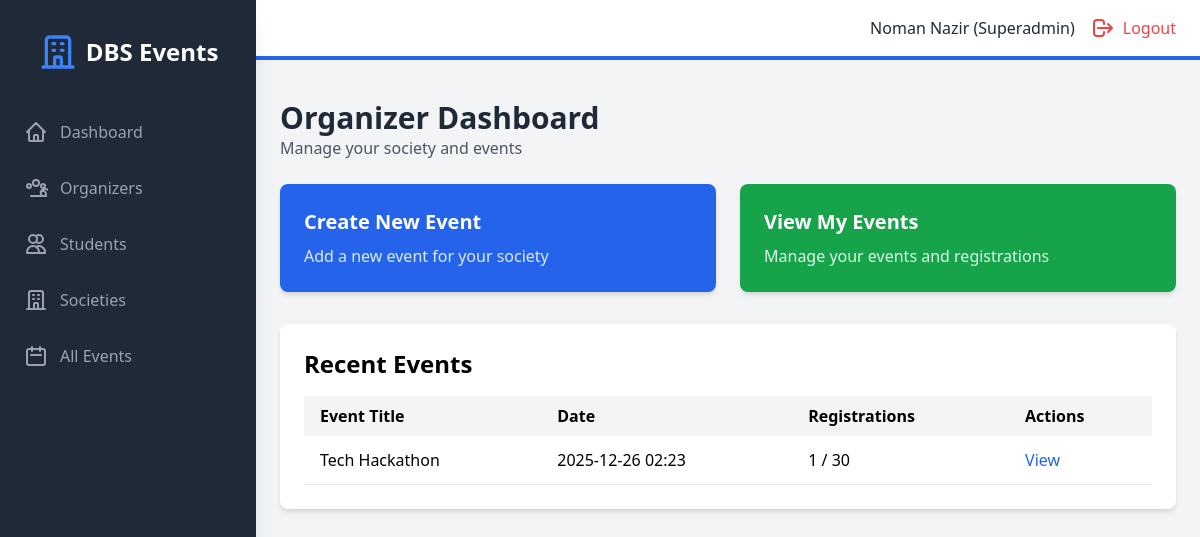
/organizer/dashboard (signed in), run on the app's committed database.
### models.py (models this page shows, shortened)
class User(UserMixin, db.Model):
    id = db.Column(db.Integer, primary_key=True)
    student_number = db.Column(db.String(50), unique=True, nullable=True)
    email = db.Column(db.String(120), unique=True, nullable=False)
    password_hash = db.Column(db.String(200), nullable=False)
    name = db.Column(db.String(100), nullable=False)
    role = db.Column(db.String(20), nullable=False)  # superadmin, organizer, student
    created_at = db.Column(db.DateTime, default=datetime.utcnow)
    societies = db.relationship('Society', backref='head', lazy=True)
    events_created = db.relationship('Event', backref='creator', lazy=True)
    registrations = db.relationship('Registration', backref='student', lazy=True)

class Event(db.Model):
    id = db.Column(db.Integer, primary_key=True)
    title = db.Column(db.String(200), nullable=False)
    description = db.Column(db.Text, nullable=True)
    event_date = db.Column(db.DateTime, nullable=False)
    location = db.Column(db.String(200), nullable=False)
    capacity = db.Column(db.Integer, nullable=False)
    is_paid = db.Column(db.Boolean, default=False)
    cost = db.Column(db.Float, default=0.0)
    society_id = db.Column(db.Integer, db.ForeignKey('society.id'), nullable=True)
    created_by = db.Column(db.Integer, db.ForeignKey('user.id'), nullable=False)
    created_at = db.Column(db.DateTime, default=datetime.utcnow)
    registrations = db.relationship('Registration', backref='event', lazy=True, cascade='all, delete-orphan')
    def get_registered_count(self):
        return len(self.registrations)

### backend/routes/organizer.py (the view)
@organizer_bp.route("/organizer/dashboard", endpoint="organizer_dashboard")
@organizer_required
def organizer_dashboard():
    society = Society.query.filter_by(society_head_id=current_user.id).first()
    my_events = Event.query.filter_by(created_by=current_user.id).order_by(
        Event.event_date.desc()
    ).all()
    return render_template("organizer/dashboard.html", society=society, my_events=my_events)

### backend/main.py (called while the page is built)
@login_manager.user_loader
def load_user(user_id):
    return User.query.get(int(user_id))

### frontend/templates/organizer/dashboard.html (shortened to what this page needs)
{% extends "base.html" %}
{% block auth_content %}
<div class="mb-6">
    <h1 class="text-3xl font-bold text-gray-800">Organizer Dashboard</h1>
    <p class="text-gray-600">Manage your society and events</p>
</div>
<div class="grid grid-cols-1 md:grid-cols-2 gap-6 mb-8">
    <a href="{{ url_for('organizer.organizer_add_event') }}" class="bg-blue-600 text-white rounded-lg shadow-md p-6 hover:bg-blue-700 transition">
        <h3 class="text-xl font-bold mb-2">Create New Event</h3>
        <p class="text-blue-100">Add a new event for your society</p>
    </a>
    <a href="{{ url_for('organizer.organizer_events') }}" class="bg-green-600 text-white rounded-lg shadow-md p-6 hover:bg-green-700 transition">
        <h3 class="text-xl font-bold mb-2">View My Events</h3>
        <p class="text-green-100">Manage your events and registrations</p>
    </a>
</div>
<div class="bg-white rounded-lg shadow-md p-6">
    <h2 class="text-2xl font-bold mb-4">Recent Events</h2>
    {% if my_events %}
    <div class="overflow-x-auto">
        <table class="w-full">
            <thead class="bg-gray-100">
                <tr>
                    <th class="px-4 py-2 text-left">Event Title</th>
                    <th class="px-4 py-2 text-left">Date</th>
                    <th class="px-4 py-2 text-left">Registrations</th>
                    <th class="px-4 py-2 text-left">Actions</th>
                </tr>
            </thead>
            <tbody>
                {% for event in my_events %}
                <tr class="border-b hover:bg-gray-50">
                    <td class="px-4 py-3">{{ event.title }}</td>
                    <td class="px-4 py-3">{{ event.event_date.strftime('%Y-%m-%d %H:%M') }}</td>
                    <td class="px-4 py-3">{{ event.get_registered_count() }} / {{ event.capacity }}</td>
                    <td class="px-4 py-3">
                        <a href="{{ url_for('registrations.view_registrations', event_id=event.id) }}" class="text-blue-600 hover:underline">View</a>
                    </td>
                </tr>
                {% endfor %}
            </tbody>
        </table>
    </div>
    {% else %}
    <p class="text-gray-500 text-center py-8">No events created yet</p>
    {% endif %}
</div>
{% endblock %}

### frontend/templates/base.html (shortened to what this page needs)
<!DOCTYPE html>
<html lang="en">
<head>
    <script src="https://cdn.tailwindcss.com"></script>
    <link rel="stylesheet" href="{{ url_for('static', filename='css/style.css') }}">
</head>
<body class="bg-gray-100">
    {% if current_user.is_authenticated %}
    <div class="flex h-screen bg-gray-100">
        <div id="sidebar" class="sidebar fixed inset-y-0 left-0 z-30 w-64 bg-gray-800 overflow-y-auto transition duration-300 ease-out md:translate-x-0 md:static md:shadow-xl sidebar-closed">
            <div class="flex items-center justify-center mt-8">
                <div class="flex items-center">
                    <svg class="h-10 w-10 text-blue-500" fill="none" stroke="currentColor" viewBox="0 0 24 24">
                        <path stroke-linecap="round" stroke-linejoin="round" stroke-width="2" d="M19 21V5a2 2 0 00-2-2H7a2 2 0 00-2 2v16m14 0h2m-2 0h-5m-9 0H3m2 0h5M9 7h1m-1 4h1m4-4h1m-1 4h1m-5 10v-5a1 1 0 011-1h2a1 1 0 011 1v5m-4 0h4"></path>
                    </svg>
                    <span class="text-white text-2xl font-semibold ml-2">DBS Events</span>
                </div>
            </div>
            <nav class="mt-10">
                {% if current_user.role == 'superadmin' %}
                    <a class="flex items-center mt-4 py-2 px-6 text-gray-400 hover:bg-gray-700 hover:text-white" href="{{ url_for('admin.admin_dashboard') }}">
                        <svg class="h-6 w-6" fill="none" stroke="currentColor" viewBox="0 0 24 24"><path stroke-linecap="round" stroke-linejoin="round" stroke-width="2" d="M3 12l2-2m0 0l7-7 7 7M5 10v10a1 1 0 001 1h3m10-11l2 2m-2-2v10a1 1 0 01-1 1h-3m-6 0a1 1 0 001-1v-4a1 1 0 011-1h2a1 1 0 011 1v4a1 1 0 001 1m-6 0h6"></path></svg>
                        <span class="mx-3">Dashboard</span>
                    </a>
                    <a class="flex items-center mt-4 py-2 px-6 text-gray-400 hover:bg-gray-700 hover:text-white" href="{{ url_for('admin.admin_organizers') }}">
                        <span class="mx-3">Organizers</span>
                    </a>
                    <a class="flex items-center mt-4 py-2 px-6 text-gray-400 hover:bg-gray-700 hover:text-white" href="{{ url_for('admin.admin_students') }}">
                        <svg class="h-6 w-6" fill="none" stroke="currentColor" viewBox="0 0 24 24"><path stroke-linecap="round" stroke-linejoin="round" stroke-width="2" d="M12 4.354a4 4 0 110 5.292M15 21H3v-1a6 6 0 0112 0v1zm0 0h6v-1a6 6 0 00-9-5.197M13 7a4 4 0 11-8 0 4 4 0 018 0z"></path></svg>
                        <span class="mx-3">Students</span>
                    </a>
                    <a class="flex items-center mt-4 py-2 px-6 text-gray-400 hover:bg-gray-700 hover:text-white" href="{{ url_for('admin.admin_societies') }}">
                        <svg class="h-6 w-6" fill="none" stroke="currentColor" viewBox="0 0 24 24"><path stroke-linecap="round" stroke-linejoin="round" stroke-width="2" d="M19 21V5a2 2 0 00-2-2H7a2 2 0 00-2 2v16m14 0h2m-2 0h-5m-9 0H3m2 0h5M9 7h1m-1 4h1m4-4h1m-1 4h1m-5 10v-5a1 1 0 011-1h2a1 1 0 011 1v5m-4 0h4"></path></svg>
                        <span class="mx-3">Societies</span>
                    </a>
                    <a class="flex items-center mt-4 py-2 px-6 text-gray-400 hover:bg-gray-700 hover:text-white" href="{{ url_for('admin.admin_events') }}">
                        <svg class="h-6 w-6" fill="none" stroke="currentColor" viewBox="0 0 24 24"><path stroke-linecap="round" stroke-linejoin="round" stroke-width="2" d="M8 7V3m8 4V3m-9 8h10M5 21h14a2 2 0 002-2V7a2 2 0 00-2-2H5a2 2 0 00-2 2v12a2 2 0 002 2z"></path></svg>
                        <span class="mx-3">All Events</span>
                    </a>
                {% endif %}
            </nav>
        </div>
        <div class="flex-1 flex flex-col overflow-hidden">
            <header class="flex justify-between items-center py-4 px-6 bg-white border-b-4 border-blue-600">
                <div class="flex items-center">
                    <span class="text-gray-800 mr-4">{{ current_user.name }} ({{ current_user.role | capitalize }})</span>
                    <a href="{{ url_for('public.logout') }}" class="flex items-center text-red-500 hover:text-red-700">
                        <svg class="h-6 w-6" fill="none" stroke="currentColor" viewBox="0 0 24 24"><path stroke-linecap="round" stroke-linejoin="round" stroke-width="2" d="M17 16l4-4m0 0l-4-4m4 4H7m6 4v1a3 3 0 01-3 3H6a3 3 0 01-3-3v-10a3 3 0 013-3h4a3 3 0 013 3v1"></path></svg>
                        <span class="ml-2 hidden sm:inline">Logout</span>
                    </a>
                </div>
            </header>
            <div class="px-6 pt-4">
            </div>
            <main class="flex-1 overflow-x-hidden overflow-y-auto bg-gray-100 p-6">
                {% block auth_content %}{% endblock %}
            </main>
        </div>
    </div>
    {% endif %}
</body>
</html>

### frontend/static/css/style.css (style rules this page uses)
body { font-family: 'Segoe UI', Tahoma, Geneva, Verdana, sans-serif; }
a, button { transition: all 0.3s ease; }

### frontend/templates/base.html (style rules this page uses)
.sidebar { transition: transform 0.3s ease-in-out; }
.sidebar-closed { transform: translateX(-100%); }
@media (min-width: 768px) { .sidebar-closed { transform: translateX(0); } }

### data on the page
User: name "Noman Nazir", role "Superadmin"
Event: title "Tech Hackathon", event_date "2025-12-26 02:23", get_registered_count "1", capacity "30"
